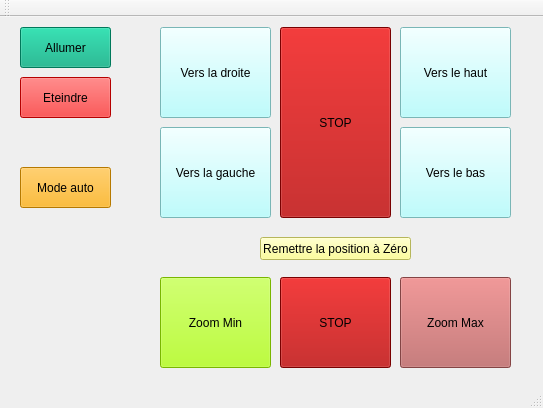
<?xml version="1.0" encoding="UTF-8"?>
<ui version="4.0">
 <class>EVID30Class</class>
 <widget class="QMainWindow" name="EVID30Class">
  <property name="geometry">
   <rect>
    <x>0</x>
    <y>0</y>
    <width>543</width>
    <height>408</height>
   </rect>
  </property>
  <property name="windowTitle">
   <string>EVID30</string>
  </property>
  <widget class="QWidget" name="centralWidget">
   <widget class="QPushButton" name="startButton">
    <property name="geometry">
     <rect>
      <x>20</x>
      <y>10</y>
      <width>91</width>
      <height>41</height>
     </rect>
    </property>
    <property name="styleSheet">
     <string notr="true">background-color: rgb(0, 170, 127);</string>
    </property>
    <property name="text">
     <string>Allumer</string>
    </property>
   </widget>
   <widget class="QPushButton" name="shutdownButton">
    <property name="geometry">
     <rect>
      <x>20</x>
      <y>60</y>
      <width>91</width>
      <height>41</height>
     </rect>
    </property>
    <property name="styleSheet">
     <string notr="true">background-color: rgb(255, 0, 0);</string>
    </property>
    <property name="text">
     <string>Eteindre</string>
    </property>
   </widget>
   <widget class="QPushButton" name="autoModeButton">
    <property name="geometry">
     <rect>
      <x>20</x>
      <y>150</y>
      <width>91</width>
      <height>41</height>
     </rect>
    </property>
    <property name="styleSheet">
     <string notr="true">background-color: rgb(255, 170, 0);</string>
    </property>
    <property name="text">
     <string>Mode auto</string>
    </property>
   </widget>
   <widget class="QPushButton" name="moveUpOnXButton">
    <property name="geometry">
     <rect>
      <x>160</x>
      <y>10</y>
      <width>111</width>
      <height>91</height>
     </rect>
    </property>
    <property name="styleSheet">
     <string notr="true">background-color: rgb(170, 255, 255);</string>
    </property>
    <property name="text">
     <string>Vers la droite</string>
    </property>
   </widget>
   <widget class="QPushButton" name="moveUpOnYButton">
    <property name="geometry">
     <rect>
      <x>400</x>
      <y>10</y>
      <width>111</width>
      <height>91</height>
     </rect>
    </property>
    <property name="styleSheet">
     <string notr="true">background-color: rgb(170, 255, 255);</string>
    </property>
    <property name="text">
     <string>Vers le haut</string>
    </property>
   </widget>
   <widget class="QPushButton" name="moveDownOnXButton">
    <property name="geometry">
     <rect>
      <x>160</x>
      <y>110</y>
      <width>111</width>
      <height>91</height>
     </rect>
    </property>
    <property name="styleSheet">
     <string notr="true">background-color: rgb(170, 255, 255);</string>
    </property>
    <property name="text">
     <string>Vers la gauche</string>
    </property>
   </widget>
   <widget class="QPushButton" name="moveDownOnYButton">
    <property name="geometry">
     <rect>
      <x>400</x>
      <y>110</y>
      <width>111</width>
      <height>91</height>
     </rect>
    </property>
    <property name="styleSheet">
     <string notr="true">background-color: rgb(170, 255, 255);</string>
    </property>
    <property name="text">
     <string>Vers le bas</string>
    </property>
   </widget>
   <widget class="QPushButton" name="ResetPositionButton">
    <property name="geometry">
     <rect>
      <x>260</x>
      <y>220</y>
      <width>151</width>
      <height>23</height>
     </rect>
    </property>
    <property name="styleSheet">
     <string notr="true">background-color: rgb(255, 255, 127);</string>
    </property>
    <property name="text">
     <string>Remettre la position à Zéro</string>
    </property>
   </widget>
   <widget class="QPushButton" name="stopMoveButton">
    <property name="geometry">
     <rect>
      <x>280</x>
      <y>10</y>
      <width>111</width>
      <height>191</height>
     </rect>
    </property>
    <property name="styleSheet">
     <string notr="true">background-color: rgb(170, 0, 0);</string>
    </property>
    <property name="text">
     <string>STOP</string>
    </property>
   </widget>
   <widget class="QPushButton" name="zoomMinButton">
    <property name="geometry">
     <rect>
      <x>160</x>
      <y>260</y>
      <width>111</width>
      <height>91</height>
     </rect>
    </property>
    <property name="styleSheet">
     <string notr="true">background-color: rgb(170, 255, 0);</string>
    </property>
    <property name="text">
     <string>Zoom Min</string>
    </property>
   </widget>
   <widget class="QPushButton" name="zoomMaxButton">
    <property name="geometry">
     <rect>
      <x>400</x>
      <y>260</y>
      <width>111</width>
      <height>91</height>
     </rect>
    </property>
    <property name="styleSheet">
     <string notr="true">background-color: rgb(185, 95, 95);</string>
    </property>
    <property name="text">
     <string>Zoom Max</string>
    </property>
   </widget>
   <widget class="QPushButton" name="stopZoomButton">
    <property name="geometry">
     <rect>
      <x>280</x>
      <y>260</y>
      <width>111</width>
      <height>91</height>
     </rect>
    </property>
    <property name="styleSheet">
     <string notr="true">background-color: rgb(170, 0, 0);</string>
    </property>
    <property name="text">
     <string>STOP</string>
    </property>
   </widget>
  </widget>
  <widget class="QMenuBar" name="menuBar">
   <property name="geometry">
    <rect>
     <x>0</x>
     <y>0</y>
     <width>543</width>
     <height>21</height>
    </rect>
   </property>
  </widget>
  <widget class="QToolBar" name="mainToolBar">
   <attribute name="toolBarArea">
    <enum>TopToolBarArea</enum>
   </attribute>
   <attribute name="toolBarBreak">
    <bool>false</bool>
   </attribute>
  </widget>
  <widget class="QStatusBar" name="statusBar"/>
 </widget>
 <layoutdefault spacing="6" margin="11"/>
 <resources>
  <include location="EVID30.qrc"/>
 </resources>
 <connections>
  <connection>
   <sender>startButton</sender>
   <signal>clicked()</signal>
   <receiver>EVID30Class</receiver>
   <slot>onStartButtonClicked()</slot>
   <hints>
    <hint type="sourcelabel">
     <x>65</x>
     <y>63</y>
    </hint>
    <hint type="destinationlabel">
     <x>299</x>
     <y>199</y>
    </hint>
   </hints>
  </connection>
  <connection>
   <sender>shutdownButton</sender>
   <signal>clicked()</signal>
   <receiver>EVID30Class</receiver>
   <slot>onShutdownButtonClicked()</slot>
   <hints>
    <hint type="sourcelabel">
     <x>65</x>
     <y>113</y>
    </hint>
    <hint type="destinationlabel">
     <x>299</x>
     <y>199</y>
    </hint>
   </hints>
  </connection>
  <connection>
   <sender>autoModeButton</sender>
   <signal>clicked()</signal>
   <receiver>EVID30Class</receiver>
   <slot>onAutoModeButtonClicked()</slot>
   <hints>
    <hint type="sourcelabel">
     <x>65</x>
     <y>203</y>
    </hint>
    <hint type="destinationlabel">
     <x>217</x>
     <y>150</y>
    </hint>
   </hints>
  </connection>
  <connection>
   <sender>moveUpOnXButton</sender>
   <signal>clicked()</signal>
   <receiver>EVID30Class</receiver>
   <slot>onMoveUpXButtonClicked()</slot>
   <hints>
    <hint type="sourcelabel">
     <x>215</x>
     <y>88</y>
    </hint>
    <hint type="destinationlabel">
     <x>217</x>
     <y>150</y>
    </hint>
   </hints>
  </connection>
  <connection>
   <sender>moveUpOnYButton</sender>
   <signal>clicked()</signal>
   <receiver>EVID30Class</receiver>
   <slot>onMoveUpYButtonClicked()</slot>
   <hints>
    <hint type="sourcelabel">
     <x>355</x>
     <y>88</y>
    </hint>
    <hint type="destinationlabel">
     <x>217</x>
     <y>150</y>
    </hint>
   </hints>
  </connection>
  <connection>
   <sender>moveDownOnXButton</sender>
   <signal>clicked()</signal>
   <receiver>EVID30Class</receiver>
   <slot>onMoveDownXButtonClicked()</slot>
   <hints>
    <hint type="sourcelabel">
     <x>215</x>
     <y>188</y>
    </hint>
    <hint type="destinationlabel">
     <x>212</x>
     <y>130</y>
    </hint>
   </hints>
  </connection>
  <connection>
   <sender>moveDownOnYButton</sender>
   <signal>clicked()</signal>
   <receiver>EVID30Class</receiver>
   <slot>onMoveDownYButtonClicked()</slot>
   <hints>
    <hint type="sourcelabel">
     <x>355</x>
     <y>188</y>
    </hint>
    <hint type="destinationlabel">
     <x>212</x>
     <y>130</y>
    </hint>
   </hints>
  </connection>
  <connection>
   <sender>ResetPositionButton</sender>
   <signal>clicked()</signal>
   <receiver>EVID30Class</receiver>
   <slot>onResetPositionButtonClicked()</slot>
   <hints>
    <hint type="sourcelabel">
     <x>285</x>
     <y>254</y>
    </hint>
    <hint type="destinationlabel">
     <x>212</x>
     <y>144</y>
    </hint>
   </hints>
  </connection>
  <connection>
   <sender>stopMoveButton</sender>
   <signal>clicked()</signal>
   <receiver>EVID30Class</receiver>
   <slot>onStopMoveButtonClicked()</slot>
   <hints>
    <hint type="sourcelabel">
     <x>335</x>
     <y>138</y>
    </hint>
    <hint type="destinationlabel">
     <x>271</x>
     <y>183</y>
    </hint>
   </hints>
  </connection>
  <connection>
   <sender>zoomMinButton</sender>
   <signal>clicked()</signal>
   <receiver>EVID30Class</receiver>
   <slot>onZoomMinButtonClicked()</slot>
   <hints>
    <hint type="sourcelabel">
     <x>275</x>
     <y>338</y>
    </hint>
    <hint type="destinationlabel">
     <x>271</x>
     <y>203</y>
    </hint>
   </hints>
  </connection>
  <connection>
   <sender>zoomMaxButton</sender>
   <signal>clicked()</signal>
   <receiver>EVID30Class</receiver>
   <slot>onZoomMaxButtonClicked()</slot>
   <hints>
    <hint type="sourcelabel">
     <x>395</x>
     <y>338</y>
    </hint>
    <hint type="destinationlabel">
     <x>271</x>
     <y>203</y>
    </hint>
   </hints>
  </connection>
  <connection>
   <sender>stopZoomButton</sender>
   <signal>clicked()</signal>
   <receiver>EVID30Class</receiver>
   <slot>onStopZoomButton()</slot>
   <hints>
    <hint type="sourcelabel">
     <x>335</x>
     <y>338</y>
    </hint>
    <hint type="destinationlabel">
     <x>271</x>
     <y>203</y>
    </hint>
   </hints>
  </connection>
 </connections>
 <slots>
  <slot>onStartButtonClicked()</slot>
  <slot>onShutdownButtonClicked()</slot>
  <slot>onAutoModeButtonClicked()</slot>
  <slot>onMoveUpXButtonClicked()</slot>
  <slot>onMoveDownXButtonClicked()</slot>
  <slot>onMoveUpYButtonClicked()</slot>
  <slot>onMoveDownYButtonClicked()</slot>
  <slot>onResetPositionButtonClicked()</slot>
  <slot>onStopMoveButtonClicked()</slot>
  <slot>onZoomMinButtonClicked()</slot>
  <slot>onZoomMaxButtonClicked()</slot>
  <slot>onStopZoomButton()</slot>
 </slots>
</ui>
